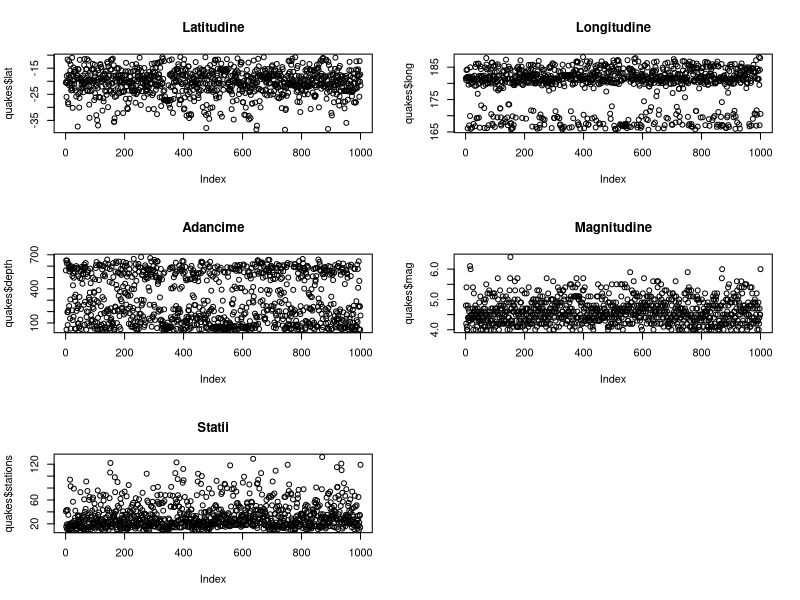
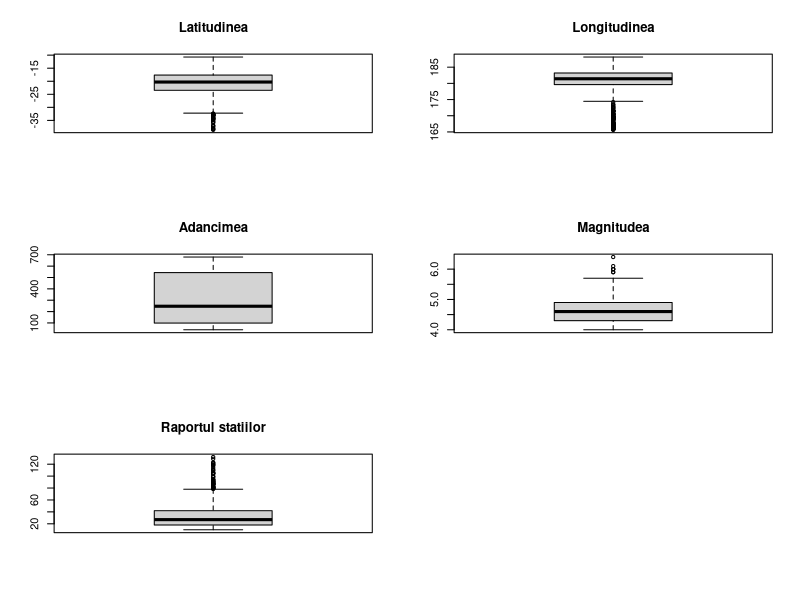
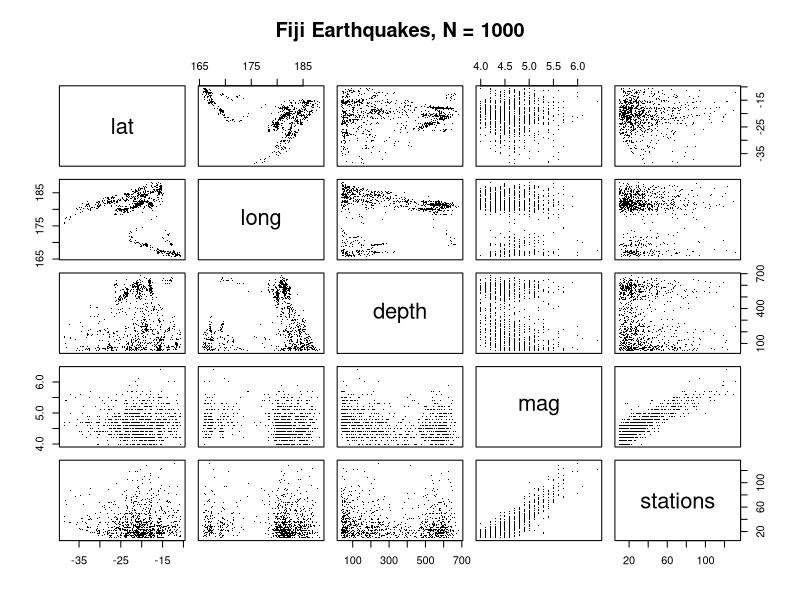

Here is the R script that generated these plots, in order:
data("quakes")
head(quakes)
str(quakes)


par(mfrow = c(3, 2))
plot(quakes$lat,main="Latitudine")
plot(quakes$long, main="Longitudine")
plot(quakes$depth, main="Adancime")
plot(quakes$mag, main="Magnitudine")
plot(quakes$stations, main="Statii")

#Gasim media pentru fiecare variabila
result.mean.lat <- mean(quakes$lat)
result.mean.long <- mean(quakes$long)
result.mean.depth <- mean(quakes$depth)
result.mean.mag <- mean(quakes$mag)
print(result.mean.lat)

#Gasim mediana fiecarei variabile pentru a putea analiza
result.median.lat <- median(quakes$lat)
result.median.long <- median(quakes$long)
result.median.depth <- median(quakes$depth)
result.median.mag <- median(quakes$mag)
print(result.median.lat)

summary(quakes)

#Gasim varianta fiecarei variabile
result.variance.lat <- var(quakes$lat)
result.variance.long <- var(quakes$long)
result.variance.depth <- var(quakes$depth)
result.variance.mag <- var(quakes$mag)
result.variance.stations <- var(quakes$stations)

#Gasim cuantilele fiecarei variabile
result.quantile.lat <- quantile(quakes$lat)
result.quantile.long <- quantile(quakes$long)
result.quantile.depth <- quantile(quakes$depth)
result.quantile.mag <- quantile(quakes$mag)
result.quantile.stations <- quantile(quakes$stations)

#Boxplots si valori aberante
par(mfrow = c(3, 2))
boxplot(quakes$lat, main="Latitudinea")
boxplot(quakes$long, main="Longitudinea")
boxplot(quakes$depth, main="Adancimea")
boxplot(quakes$mag, main="Magnitudea")
boxplot(quakes$stations, main="Raportul statiilor")


require(graphics)
pairs(quakes, main = "Fiji Earthquakes, N = 1000", cex.main = 1.2, pch = ".")